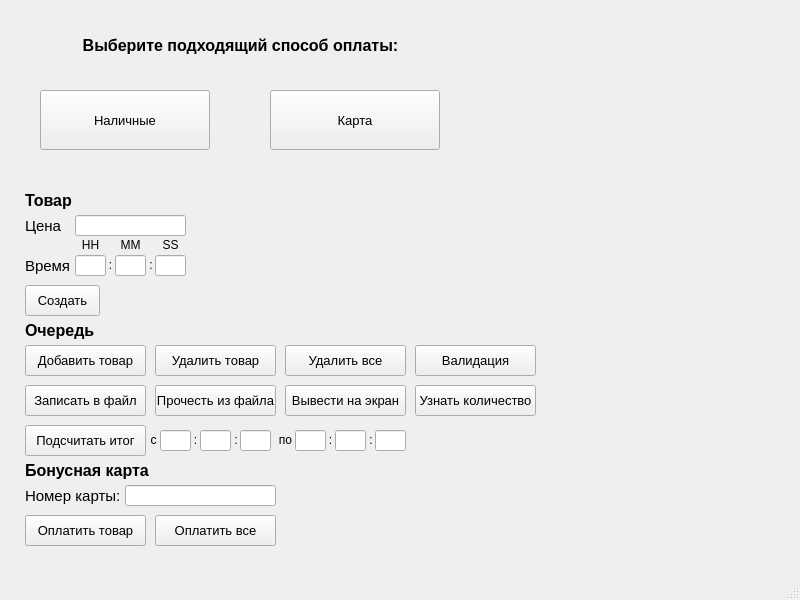
<?xml version="1.0" encoding="UTF-8"?>
<ui version="4.0">
 <class>MainWindow</class>
 <widget class="QMainWindow" name="MainWindow">
  <property name="geometry">
   <rect>
    <x>0</x>
    <y>0</y>
    <width>800</width>
    <height>600</height>
   </rect>
  </property>
  <property name="font">
   <font>
    <pointsize>1</pointsize>
   </font>
  </property>
  <property name="windowTitle">
   <string>MainWindow</string>
  </property>
  <widget class="QWidget" name="centralwidget">
   <widget class="QLabel" name="label">
    <property name="geometry">
     <rect>
      <x>25</x>
      <y>185</y>
      <width>51</width>
      <height>31</height>
     </rect>
    </property>
    <property name="font">
     <font>
      <pointsize>12</pointsize>
      <weight>75</weight>
      <bold>true</bold>
     </font>
    </property>
    <property name="text">
     <string>Товар</string>
    </property>
    <property name="alignment">
     <set>Qt::AlignLeading|Qt::AlignLeft|Qt::AlignVCenter</set>
    </property>
   </widget>
   <widget class="QLineEdit" name="lineEdit">
    <property name="geometry">
     <rect>
      <x>75</x>
      <y>215</y>
      <width>111</width>
      <height>21</height>
     </rect>
    </property>
    <property name="font">
     <font>
      <pointsize>11</pointsize>
     </font>
    </property>
   </widget>
   <widget class="QLabel" name="label_2">
    <property name="geometry">
     <rect>
      <x>25</x>
      <y>215</y>
      <width>41</width>
      <height>21</height>
     </rect>
    </property>
    <property name="font">
     <font>
      <pointsize>11</pointsize>
      <weight>50</weight>
      <bold>false</bold>
     </font>
    </property>
    <property name="text">
     <string>Цена</string>
    </property>
   </widget>
   <widget class="QLineEdit" name="lineEdit_2">
    <property name="geometry">
     <rect>
      <x>75</x>
      <y>255</y>
      <width>31</width>
      <height>21</height>
     </rect>
    </property>
    <property name="font">
     <font>
      <pointsize>11</pointsize>
     </font>
    </property>
   </widget>
   <widget class="QLineEdit" name="lineEdit_3">
    <property name="geometry">
     <rect>
      <x>115</x>
      <y>255</y>
      <width>31</width>
      <height>21</height>
     </rect>
    </property>
    <property name="font">
     <font>
      <pointsize>11</pointsize>
     </font>
    </property>
   </widget>
   <widget class="QLineEdit" name="lineEdit_4">
    <property name="geometry">
     <rect>
      <x>155</x>
      <y>255</y>
      <width>31</width>
      <height>21</height>
     </rect>
    </property>
    <property name="font">
     <font>
      <pointsize>11</pointsize>
     </font>
    </property>
   </widget>
   <widget class="QLabel" name="label_3">
    <property name="geometry">
     <rect>
      <x>25</x>
      <y>255</y>
      <width>51</width>
      <height>21</height>
     </rect>
    </property>
    <property name="font">
     <font>
      <pointsize>11</pointsize>
      <weight>50</weight>
      <bold>false</bold>
     </font>
    </property>
    <property name="text">
     <string>Время</string>
    </property>
   </widget>
   <widget class="QPushButton" name="pushButton">
    <property name="geometry">
     <rect>
      <x>25</x>
      <y>285</y>
      <width>75</width>
      <height>31</height>
     </rect>
    </property>
    <property name="font">
     <font>
      <pointsize>10</pointsize>
     </font>
    </property>
    <property name="text">
     <string>Создать</string>
    </property>
   </widget>
   <widget class="QLabel" name="label_current">
    <property name="geometry">
     <rect>
      <x>285</x>
      <y>205</y>
      <width>221</width>
      <height>91</height>
     </rect>
    </property>
    <property name="font">
     <font>
      <pointsize>14</pointsize>
      <weight>75</weight>
      <bold>true</bold>
     </font>
    </property>
    <property name="text">
     <string/>
    </property>
    <property name="alignment">
     <set>Qt::AlignHCenter|Qt::AlignTop</set>
    </property>
   </widget>
   <widget class="QLabel" name="label_4">
    <property name="geometry">
     <rect>
      <x>75</x>
      <y>235</y>
      <width>31</width>
      <height>20</height>
     </rect>
    </property>
    <property name="font">
     <font>
      <pointsize>9</pointsize>
     </font>
    </property>
    <property name="text">
     <string>HH</string>
    </property>
    <property name="alignment">
     <set>Qt::AlignCenter</set>
    </property>
   </widget>
   <widget class="QLabel" name="label_5">
    <property name="geometry">
     <rect>
      <x>155</x>
      <y>235</y>
      <width>31</width>
      <height>20</height>
     </rect>
    </property>
    <property name="font">
     <font>
      <pointsize>9</pointsize>
     </font>
    </property>
    <property name="text">
     <string>SS</string>
    </property>
    <property name="alignment">
     <set>Qt::AlignCenter</set>
    </property>
   </widget>
   <widget class="QLabel" name="label_6">
    <property name="geometry">
     <rect>
      <x>115</x>
      <y>235</y>
      <width>31</width>
      <height>20</height>
     </rect>
    </property>
    <property name="font">
     <font>
      <pointsize>9</pointsize>
     </font>
    </property>
    <property name="text">
     <string>MM</string>
    </property>
    <property name="alignment">
     <set>Qt::AlignCenter</set>
    </property>
   </widget>
   <widget class="QLabel" name="label_7">
    <property name="geometry">
     <rect>
      <x>95</x>
      <y>255</y>
      <width>31</width>
      <height>20</height>
     </rect>
    </property>
    <property name="font">
     <font>
      <pointsize>9</pointsize>
     </font>
    </property>
    <property name="text">
     <string>:</string>
    </property>
    <property name="alignment">
     <set>Qt::AlignCenter</set>
    </property>
   </widget>
   <widget class="QLabel" name="label_8">
    <property name="geometry">
     <rect>
      <x>141</x>
      <y>255</y>
      <width>20</width>
      <height>20</height>
     </rect>
    </property>
    <property name="font">
     <font>
      <pointsize>9</pointsize>
     </font>
    </property>
    <property name="text">
     <string>:</string>
    </property>
    <property name="alignment">
     <set>Qt::AlignCenter</set>
    </property>
   </widget>
   <widget class="QLabel" name="label_9">
    <property name="geometry">
     <rect>
      <x>25</x>
      <y>315</y>
      <width>81</width>
      <height>31</height>
     </rect>
    </property>
    <property name="font">
     <font>
      <pointsize>12</pointsize>
      <weight>75</weight>
      <bold>true</bold>
     </font>
    </property>
    <property name="text">
     <string>Очередь</string>
    </property>
    <property name="alignment">
     <set>Qt::AlignLeading|Qt::AlignLeft|Qt::AlignVCenter</set>
    </property>
   </widget>
   <widget class="QPushButton" name="pushButton_2">
    <property name="geometry">
     <rect>
      <x>25</x>
      <y>345</y>
      <width>121</width>
      <height>31</height>
     </rect>
    </property>
    <property name="font">
     <font>
      <pointsize>10</pointsize>
     </font>
    </property>
    <property name="text">
     <string>Добавить товар</string>
    </property>
   </widget>
   <widget class="QPushButton" name="pushButton_3">
    <property name="geometry">
     <rect>
      <x>155</x>
      <y>345</y>
      <width>121</width>
      <height>31</height>
     </rect>
    </property>
    <property name="font">
     <font>
      <pointsize>10</pointsize>
     </font>
    </property>
    <property name="text">
     <string>Удалить товар</string>
    </property>
   </widget>
   <widget class="QPushButton" name="pushButton_4">
    <property name="geometry">
     <rect>
      <x>285</x>
      <y>345</y>
      <width>121</width>
      <height>31</height>
     </rect>
    </property>
    <property name="font">
     <font>
      <pointsize>10</pointsize>
     </font>
    </property>
    <property name="text">
     <string>Удалить все</string>
    </property>
   </widget>
   <widget class="QPushButton" name="pushButton_5">
    <property name="geometry">
     <rect>
      <x>285</x>
      <y>385</y>
      <width>121</width>
      <height>31</height>
     </rect>
    </property>
    <property name="font">
     <font>
      <pointsize>10</pointsize>
     </font>
    </property>
    <property name="text">
     <string>Вывести на экран</string>
    </property>
   </widget>
   <widget class="QPushButton" name="pushButton_6">
    <property name="geometry">
     <rect>
      <x>25</x>
      <y>385</y>
      <width>121</width>
      <height>31</height>
     </rect>
    </property>
    <property name="font">
     <font>
      <pointsize>10</pointsize>
     </font>
    </property>
    <property name="text">
     <string>Записать в файл</string>
    </property>
   </widget>
   <widget class="QPushButton" name="pushButton_7">
    <property name="geometry">
     <rect>
      <x>155</x>
      <y>385</y>
      <width>121</width>
      <height>31</height>
     </rect>
    </property>
    <property name="font">
     <font>
      <pointsize>10</pointsize>
     </font>
    </property>
    <property name="text">
     <string>Прочесть из файла</string>
    </property>
   </widget>
   <widget class="QPushButton" name="pushButton_8">
    <property name="geometry">
     <rect>
      <x>415</x>
      <y>345</y>
      <width>121</width>
      <height>31</height>
     </rect>
    </property>
    <property name="font">
     <font>
      <pointsize>10</pointsize>
     </font>
    </property>
    <property name="text">
     <string>Валидация</string>
    </property>
   </widget>
   <widget class="QPushButton" name="pushButton_9">
    <property name="geometry">
     <rect>
      <x>415</x>
      <y>385</y>
      <width>121</width>
      <height>31</height>
     </rect>
    </property>
    <property name="font">
     <font>
      <pointsize>10</pointsize>
     </font>
    </property>
    <property name="text">
     <string>Узнать количество</string>
    </property>
   </widget>
   <widget class="QPushButton" name="pushButton_10">
    <property name="geometry">
     <rect>
      <x>25</x>
      <y>425</y>
      <width>121</width>
      <height>31</height>
     </rect>
    </property>
    <property name="font">
     <font>
      <pointsize>10</pointsize>
     </font>
    </property>
    <property name="text">
     <string>Подсчитать итог</string>
    </property>
   </widget>
   <widget class="QLabel" name="label_10">
    <property name="geometry">
     <rect>
      <x>180</x>
      <y>430</y>
      <width>31</width>
      <height>20</height>
     </rect>
    </property>
    <property name="font">
     <font>
      <pointsize>9</pointsize>
     </font>
    </property>
    <property name="text">
     <string>:</string>
    </property>
    <property name="alignment">
     <set>Qt::AlignCenter</set>
    </property>
   </widget>
   <widget class="QLineEdit" name="lineEdit_6">
    <property name="geometry">
     <rect>
      <x>200</x>
      <y>430</y>
      <width>31</width>
      <height>21</height>
     </rect>
    </property>
    <property name="font">
     <font>
      <pointsize>11</pointsize>
     </font>
    </property>
   </widget>
   <widget class="QLabel" name="label_11">
    <property name="geometry">
     <rect>
      <x>226</x>
      <y>430</y>
      <width>20</width>
      <height>20</height>
     </rect>
    </property>
    <property name="font">
     <font>
      <pointsize>9</pointsize>
     </font>
    </property>
    <property name="text">
     <string>:</string>
    </property>
    <property name="alignment">
     <set>Qt::AlignCenter</set>
    </property>
   </widget>
   <widget class="QLineEdit" name="lineEdit_7">
    <property name="geometry">
     <rect>
      <x>240</x>
      <y>430</y>
      <width>31</width>
      <height>21</height>
     </rect>
    </property>
    <property name="font">
     <font>
      <pointsize>11</pointsize>
     </font>
    </property>
   </widget>
   <widget class="QLineEdit" name="lineEdit_5">
    <property name="geometry">
     <rect>
      <x>160</x>
      <y>430</y>
      <width>31</width>
      <height>21</height>
     </rect>
    </property>
    <property name="font">
     <font>
      <pointsize>11</pointsize>
     </font>
    </property>
   </widget>
   <widget class="QLabel" name="label_12">
    <property name="geometry">
     <rect>
      <x>143</x>
      <y>430</y>
      <width>21</width>
      <height>20</height>
     </rect>
    </property>
    <property name="font">
     <font>
      <pointsize>9</pointsize>
     </font>
    </property>
    <property name="text">
     <string>с</string>
    </property>
    <property name="alignment">
     <set>Qt::AlignCenter</set>
    </property>
   </widget>
   <widget class="QLineEdit" name="lineEdit_9">
    <property name="geometry">
     <rect>
      <x>335</x>
      <y>430</y>
      <width>31</width>
      <height>21</height>
     </rect>
    </property>
    <property name="font">
     <font>
      <pointsize>11</pointsize>
     </font>
    </property>
   </widget>
   <widget class="QLabel" name="label_13">
    <property name="geometry">
     <rect>
      <x>361</x>
      <y>430</y>
      <width>20</width>
      <height>20</height>
     </rect>
    </property>
    <property name="font">
     <font>
      <pointsize>9</pointsize>
     </font>
    </property>
    <property name="text">
     <string>:</string>
    </property>
    <property name="alignment">
     <set>Qt::AlignCenter</set>
    </property>
   </widget>
   <widget class="QLabel" name="label_14">
    <property name="geometry">
     <rect>
      <x>275</x>
      <y>430</y>
      <width>21</width>
      <height>20</height>
     </rect>
    </property>
    <property name="font">
     <font>
      <pointsize>9</pointsize>
     </font>
    </property>
    <property name="text">
     <string>по</string>
    </property>
    <property name="alignment">
     <set>Qt::AlignCenter</set>
    </property>
   </widget>
   <widget class="QLineEdit" name="lineEdit_8">
    <property name="geometry">
     <rect>
      <x>295</x>
      <y>430</y>
      <width>31</width>
      <height>21</height>
     </rect>
    </property>
    <property name="font">
     <font>
      <pointsize>11</pointsize>
     </font>
    </property>
   </widget>
   <widget class="QLabel" name="label_15">
    <property name="geometry">
     <rect>
      <x>315</x>
      <y>430</y>
      <width>31</width>
      <height>20</height>
     </rect>
    </property>
    <property name="font">
     <font>
      <pointsize>9</pointsize>
     </font>
    </property>
    <property name="text">
     <string>:</string>
    </property>
    <property name="alignment">
     <set>Qt::AlignCenter</set>
    </property>
   </widget>
   <widget class="QLineEdit" name="lineEdit_10">
    <property name="geometry">
     <rect>
      <x>375</x>
      <y>430</y>
      <width>31</width>
      <height>21</height>
     </rect>
    </property>
    <property name="font">
     <font>
      <pointsize>11</pointsize>
     </font>
    </property>
   </widget>
   <widget class="QLabel" name="label_16">
    <property name="geometry">
     <rect>
      <x>25</x>
      <y>455</y>
      <width>131</width>
      <height>31</height>
     </rect>
    </property>
    <property name="font">
     <font>
      <pointsize>12</pointsize>
      <weight>75</weight>
      <bold>true</bold>
     </font>
    </property>
    <property name="text">
     <string>Бонусная карта</string>
    </property>
    <property name="alignment">
     <set>Qt::AlignLeading|Qt::AlignLeft|Qt::AlignVCenter</set>
    </property>
   </widget>
   <widget class="QPushButton" name="pushButton_11">
    <property name="geometry">
     <rect>
      <x>25</x>
      <y>515</y>
      <width>121</width>
      <height>31</height>
     </rect>
    </property>
    <property name="font">
     <font>
      <pointsize>10</pointsize>
     </font>
    </property>
    <property name="text">
     <string>Оплатить товар</string>
    </property>
   </widget>
   <widget class="QPushButton" name="pushButton_12">
    <property name="geometry">
     <rect>
      <x>155</x>
      <y>515</y>
      <width>121</width>
      <height>31</height>
     </rect>
    </property>
    <property name="font">
     <font>
      <pointsize>10</pointsize>
     </font>
    </property>
    <property name="text">
     <string>Оплатить все</string>
    </property>
   </widget>
   <widget class="QLabel" name="label_17">
    <property name="geometry">
     <rect>
      <x>25</x>
      <y>485</y>
      <width>101</width>
      <height>21</height>
     </rect>
    </property>
    <property name="font">
     <font>
      <pointsize>11</pointsize>
      <weight>50</weight>
      <bold>false</bold>
     </font>
    </property>
    <property name="text">
     <string>Номер карты:</string>
    </property>
   </widget>
   <widget class="QLineEdit" name="lineEdit_11">
    <property name="geometry">
     <rect>
      <x>125</x>
      <y>485</y>
      <width>151</width>
      <height>21</height>
     </rect>
    </property>
    <property name="font">
     <font>
      <pointsize>11</pointsize>
     </font>
    </property>
   </widget>
   <widget class="QPushButton" name="pushButton_13">
    <property name="geometry">
     <rect>
      <x>40</x>
      <y>90</y>
      <width>170</width>
      <height>60</height>
     </rect>
    </property>
    <property name="font">
     <font>
      <pointsize>10</pointsize>
     </font>
    </property>
    <property name="text">
     <string>Наличные</string>
    </property>
   </widget>
   <widget class="QPushButton" name="pushButton_14">
    <property name="geometry">
     <rect>
      <x>270</x>
      <y>90</y>
      <width>170</width>
      <height>60</height>
     </rect>
    </property>
    <property name="font">
     <font>
      <pointsize>10</pointsize>
     </font>
    </property>
    <property name="text">
     <string>Карта</string>
    </property>
   </widget>
   <widget class="QLabel" name="label_18">
    <property name="geometry">
     <rect>
      <x>40</x>
      <y>30</y>
      <width>401</width>
      <height>31</height>
     </rect>
    </property>
    <property name="font">
     <font>
      <pointsize>12</pointsize>
      <weight>75</weight>
      <bold>true</bold>
     </font>
    </property>
    <property name="text">
     <string>Выберите подходящий способ оплаты:</string>
    </property>
    <property name="alignment">
     <set>Qt::AlignCenter</set>
    </property>
   </widget>
  </widget>
  <widget class="QMenuBar" name="menubar">
   <property name="geometry">
    <rect>
     <x>0</x>
     <y>0</y>
     <width>800</width>
     <height>21</height>
    </rect>
   </property>
  </widget>
  <widget class="QStatusBar" name="statusbar"/>
 </widget>
 <resources/>
 <connections/>
</ui>
